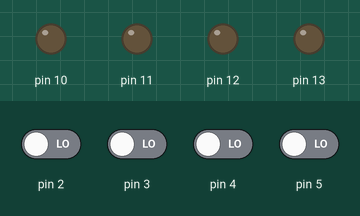
Simulated run of this sketch. Board: Arduino Uno, built with avr-gcc and run on an emulated ATmega328P. On the bench: output pins drawn as LEDs (lit = HIGH). The inputs (shaded band) are chosen by the test bench; at power-on: pin 2–5 LOW.

Above: at 1.2 s.
1.3 s: pin 2 driven HIGH
At 2.0 s:
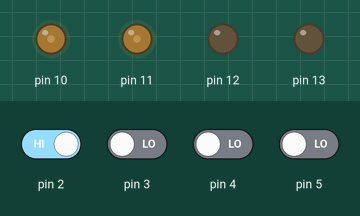
2.8 s: pin 3 driven HIGH
At 3.2 s:
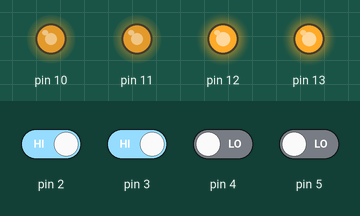
4.3 s: pin 4 driven HIGH
At 5.5 s:
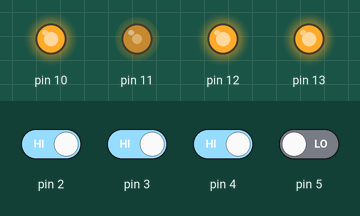
5.8 s: pin 2 driven LOW
At 6.6 s:
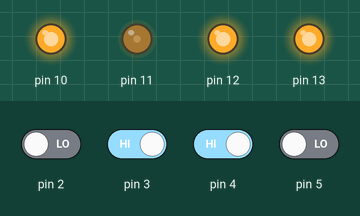
7.3 s: pin 4 driven LOW
At 7.8 s:
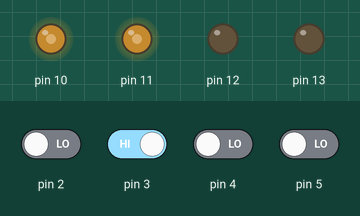
8.8 s: pin 5 driven HIGH
At 10.1 s:
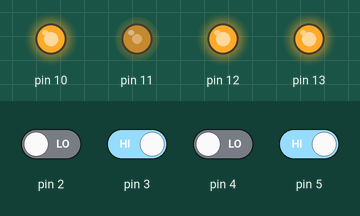
Timing chart, 0 to 11.3 s (numbered marks = the images above; inputs shaded):
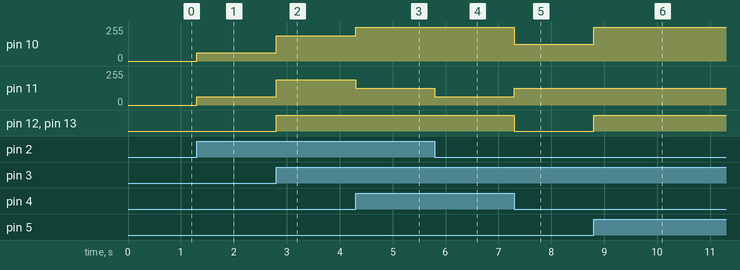

The sketch:

led_pwm1.ino
```cpp
void setup() {
  pinMode(2,INPUT);
  pinMode(3,INPUT);
  pinMode(4,INPUT);
  pinMode(5,INPUT);
  pinMode(12,OUTPUT);
  pinMode(13,OUTPUT);
}

void loop() {
  double d;
  d = 1*digitalRead(2)+2*digitalRead(3)+3*digitalRead(4)+4*digitalRead(5);
  double D = d/4 *255;
  analogWrite(10,D);
  analogWrite(11,D);
  analogWrite(12,D);
  analogWrite(13,D);
}
```

Measured:
- after the input at 1.3 s, pin 10, pin 11: 0/255 → 63/255 at once
- after the input at 2.8 s, pin 10, pin 11: 63/255 → 191/255 at once; pin 12, pin 13: LOW → HIGH at once
- after the input at 4.3 s, pin 10: 191/255 → 255/255 at once; pin 11: 191/255 → 126/255 at once
- after the input at 5.8 s, pin 11: 126/255 → 62/255 at once
- after the input at 7.3 s, pin 10: 255/255 → 127/255 at once; pin 11: 62/255 → 127/255 at once; pin 12, pin 13: HIGH → LOW at once
- after the input at 8.8 s, pin 10: 127/255 → 255/255 at once; pin 11: 127/255 → 126/255 at once; pin 12, pin 13: LOW → HIGH at once
